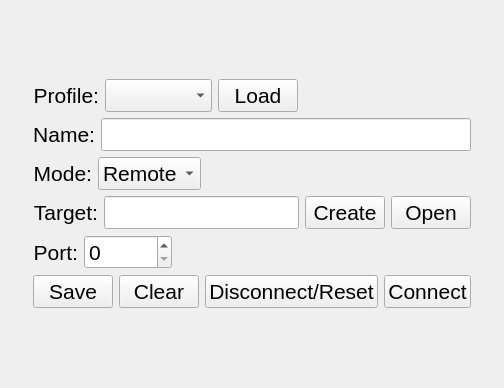
<?xml version="1.0" encoding="UTF-8"?>
<ui version="4.0">
 <class>Settings</class>
 <widget class="QWidget" name="Settings">
  <property name="geometry">
   <rect>
    <x>0</x>
    <y>0</y>
    <width>504</width>
    <height>388</height>
   </rect>
  </property>
  <property name="font">
   <font>
    <pointsize>16</pointsize>
   </font>
  </property>
  <property name="windowTitle">
   <string>Form</string>
  </property>
  <layout class="QGridLayout" name="gridLayout">
   <item row="0" column="1">
    <spacer name="verticalSpacer">
     <property name="orientation">
      <enum>Qt::Orientation::Vertical</enum>
     </property>
     <property name="sizeHint" stdset="0">
      <size>
       <width>20</width>
       <height>78</height>
      </size>
     </property>
    </spacer>
   </item>
   <item row="1" column="0" rowspan="6">
    <spacer name="horizontalSpacer">
     <property name="orientation">
      <enum>Qt::Orientation::Horizontal</enum>
     </property>
     <property name="sizeHint" stdset="0">
      <size>
       <width>44</width>
       <height>20</height>
      </size>
     </property>
    </spacer>
   </item>
   <item row="1" column="1">
    <layout class="QHBoxLayout" name="horizontalLayout_2">
     <item>
      <widget class="QLabel" name="label">
       <property name="font">
        <font>
         <pointsize>16</pointsize>
        </font>
       </property>
       <property name="frameShadow">
        <enum>QFrame::Shadow::Plain</enum>
       </property>
       <property name="text">
        <string>Profile:</string>
       </property>
       <property name="alignment">
        <set>Qt::AlignmentFlag::AlignRight|Qt::AlignmentFlag::AlignTrailing|Qt::AlignmentFlag::AlignVCenter</set>
       </property>
      </widget>
     </item>
     <item>
      <widget class="QComboBox" name="profiles">
       <property name="font">
        <font>
         <pointsize>16</pointsize>
        </font>
       </property>
      </widget>
     </item>
     <item>
      <widget class="QPushButton" name="load">
       <property name="font">
        <font>
         <pointsize>16</pointsize>
        </font>
       </property>
       <property name="text">
        <string>Load</string>
       </property>
      </widget>
     </item>
     <item>
      <spacer name="horizontalSpacer_4">
       <property name="orientation">
        <enum>Qt::Orientation::Horizontal</enum>
       </property>
       <property name="sizeHint" stdset="0">
        <size>
         <width>40</width>
         <height>20</height>
        </size>
       </property>
      </spacer>
     </item>
    </layout>
   </item>
   <item row="1" column="2" rowspan="6">
    <spacer name="horizontalSpacer_2">
     <property name="orientation">
      <enum>Qt::Orientation::Horizontal</enum>
     </property>
     <property name="sizeHint" stdset="0">
      <size>
       <width>44</width>
       <height>20</height>
      </size>
     </property>
    </spacer>
   </item>
   <item row="2" column="1">
    <layout class="QHBoxLayout" name="horizontalLayout_5">
     <item>
      <widget class="QLabel" name="label_3">
       <property name="font">
        <font>
         <pointsize>16</pointsize>
        </font>
       </property>
       <property name="text">
        <string>Name:</string>
       </property>
       <property name="alignment">
        <set>Qt::AlignmentFlag::AlignRight|Qt::AlignmentFlag::AlignTrailing|Qt::AlignmentFlag::AlignVCenter</set>
       </property>
      </widget>
     </item>
     <item>
      <widget class="QLineEdit" name="name">
       <property name="font">
        <font>
         <pointsize>16</pointsize>
        </font>
       </property>
      </widget>
     </item>
    </layout>
   </item>
   <item row="3" column="1">
    <layout class="QHBoxLayout" name="horizontalLayout">
     <item>
      <widget class="QLabel" name="label_2">
       <property name="font">
        <font>
         <pointsize>16</pointsize>
        </font>
       </property>
       <property name="text">
        <string>Mode:</string>
       </property>
       <property name="alignment">
        <set>Qt::AlignmentFlag::AlignRight|Qt::AlignmentFlag::AlignTrailing|Qt::AlignmentFlag::AlignVCenter</set>
       </property>
      </widget>
     </item>
     <item>
      <widget class="QComboBox" name="mode">
       <property name="currentIndex">
        <number>0</number>
       </property>
       <item>
        <property name="text">
         <string>Remote</string>
        </property>
       </item>
       <item>
        <property name="text">
         <string>Local</string>
        </property>
       </item>
      </widget>
     </item>
     <item>
      <spacer name="horizontalSpacer_3">
       <property name="orientation">
        <enum>Qt::Orientation::Horizontal</enum>
       </property>
       <property name="sizeHint" stdset="0">
        <size>
         <width>40</width>
         <height>20</height>
        </size>
       </property>
      </spacer>
     </item>
    </layout>
   </item>
   <item row="4" column="1">
    <layout class="QHBoxLayout" name="horizontalLayout_4">
     <item>
      <widget class="QLabel" name="label_4">
       <property name="font">
        <font>
         <pointsize>16</pointsize>
        </font>
       </property>
       <property name="text">
        <string>Target:</string>
       </property>
       <property name="alignment">
        <set>Qt::AlignmentFlag::AlignRight|Qt::AlignmentFlag::AlignTrailing|Qt::AlignmentFlag::AlignVCenter</set>
       </property>
      </widget>
     </item>
     <item>
      <widget class="QLineEdit" name="target">
       <property name="font">
        <font>
         <pointsize>16</pointsize>
        </font>
       </property>
      </widget>
     </item>
     <item>
      <widget class="QPushButton" name="create">
       <property name="text">
        <string>Create</string>
       </property>
      </widget>
     </item>
     <item>
      <widget class="QPushButton" name="open">
       <property name="text">
        <string>Open</string>
       </property>
      </widget>
     </item>
    </layout>
   </item>
   <item row="5" column="1">
    <layout class="QHBoxLayout" name="horizontalLayout_6">
     <item>
      <widget class="QLabel" name="label_5">
       <property name="font">
        <font>
         <pointsize>16</pointsize>
        </font>
       </property>
       <property name="text">
        <string>Port:</string>
       </property>
       <property name="alignment">
        <set>Qt::AlignmentFlag::AlignRight|Qt::AlignmentFlag::AlignTrailing|Qt::AlignmentFlag::AlignVCenter</set>
       </property>
      </widget>
     </item>
     <item>
      <widget class="QSpinBox" name="port">
       <property name="font">
        <font>
         <pointsize>16</pointsize>
        </font>
       </property>
       <property name="maximum">
        <number>65535</number>
       </property>
      </widget>
     </item>
     <item>
      <spacer name="horizontalSpacer_5">
       <property name="orientation">
        <enum>Qt::Orientation::Horizontal</enum>
       </property>
       <property name="sizeHint" stdset="0">
        <size>
         <width>40</width>
         <height>20</height>
        </size>
       </property>
      </spacer>
     </item>
    </layout>
   </item>
   <item row="6" column="1">
    <layout class="QHBoxLayout" name="horizontalLayout_3">
     <item>
      <widget class="QPushButton" name="save">
       <property name="font">
        <font>
         <pointsize>16</pointsize>
        </font>
       </property>
       <property name="text">
        <string>Save</string>
       </property>
      </widget>
     </item>
     <item>
      <widget class="QPushButton" name="clear">
       <property name="font">
        <font>
         <pointsize>16</pointsize>
        </font>
       </property>
       <property name="text">
        <string>Clear</string>
       </property>
      </widget>
     </item>
     <item>
      <widget class="QPushButton" name="reset">
       <property name="font">
        <font>
         <pointsize>16</pointsize>
        </font>
       </property>
       <property name="text">
        <string>Disconnect/Reset</string>
       </property>
      </widget>
     </item>
     <item>
      <widget class="QPushButton" name="connect">
       <property name="font">
        <font>
         <pointsize>16</pointsize>
        </font>
       </property>
       <property name="text">
        <string>Connect</string>
       </property>
      </widget>
     </item>
    </layout>
   </item>
   <item row="7" column="1">
    <spacer name="verticalSpacer_2">
     <property name="orientation">
      <enum>Qt::Orientation::Vertical</enum>
     </property>
     <property name="sizeHint" stdset="0">
      <size>
       <width>20</width>
       <height>78</height>
      </size>
     </property>
    </spacer>
   </item>
  </layout>
 </widget>
 <tabstops>
  <tabstop>profiles</tabstop>
  <tabstop>load</tabstop>
  <tabstop>name</tabstop>
  <tabstop>mode</tabstop>
  <tabstop>target</tabstop>
  <tabstop>create</tabstop>
  <tabstop>open</tabstop>
  <tabstop>port</tabstop>
  <tabstop>save</tabstop>
  <tabstop>clear</tabstop>
  <tabstop>reset</tabstop>
  <tabstop>connect</tabstop>
 </tabstops>
 <resources/>
 <connections/>
</ui>
